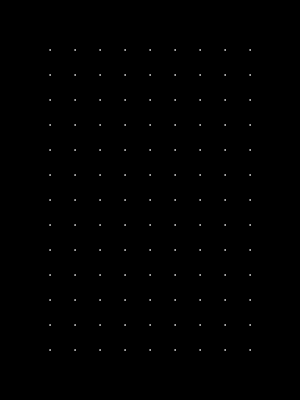
Frame 1 (no input)
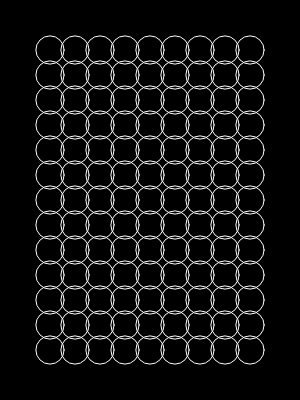
Frame 60 (no input)
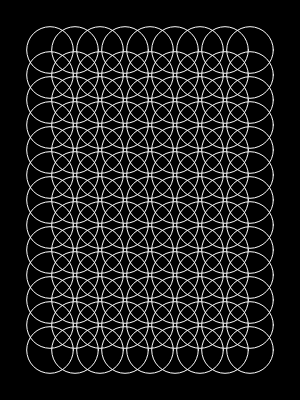
Frame 120 (the mouse pressed at the canvas centre since frame 60)

The p5.js sketch that drew these frames (run headless with seeded random() and noise() and a simulated clock; from frame 60 on, the mouse is pressed at the canvas centre):

// p5.js sketch
// ── sketch.js
function setup() {
  createCanvas(300,400);
}

function draw() {
  background(0);
  noFill();
  stroke(255);

  let inc = 50 * sin(frameCount * 0.01);

  for (let x = 50; x <= width - 50; x += 25) {
    for (let y = 50; y <= height - 50; y += 25) {
      circle(x, y, inc);
    }
  }
}
